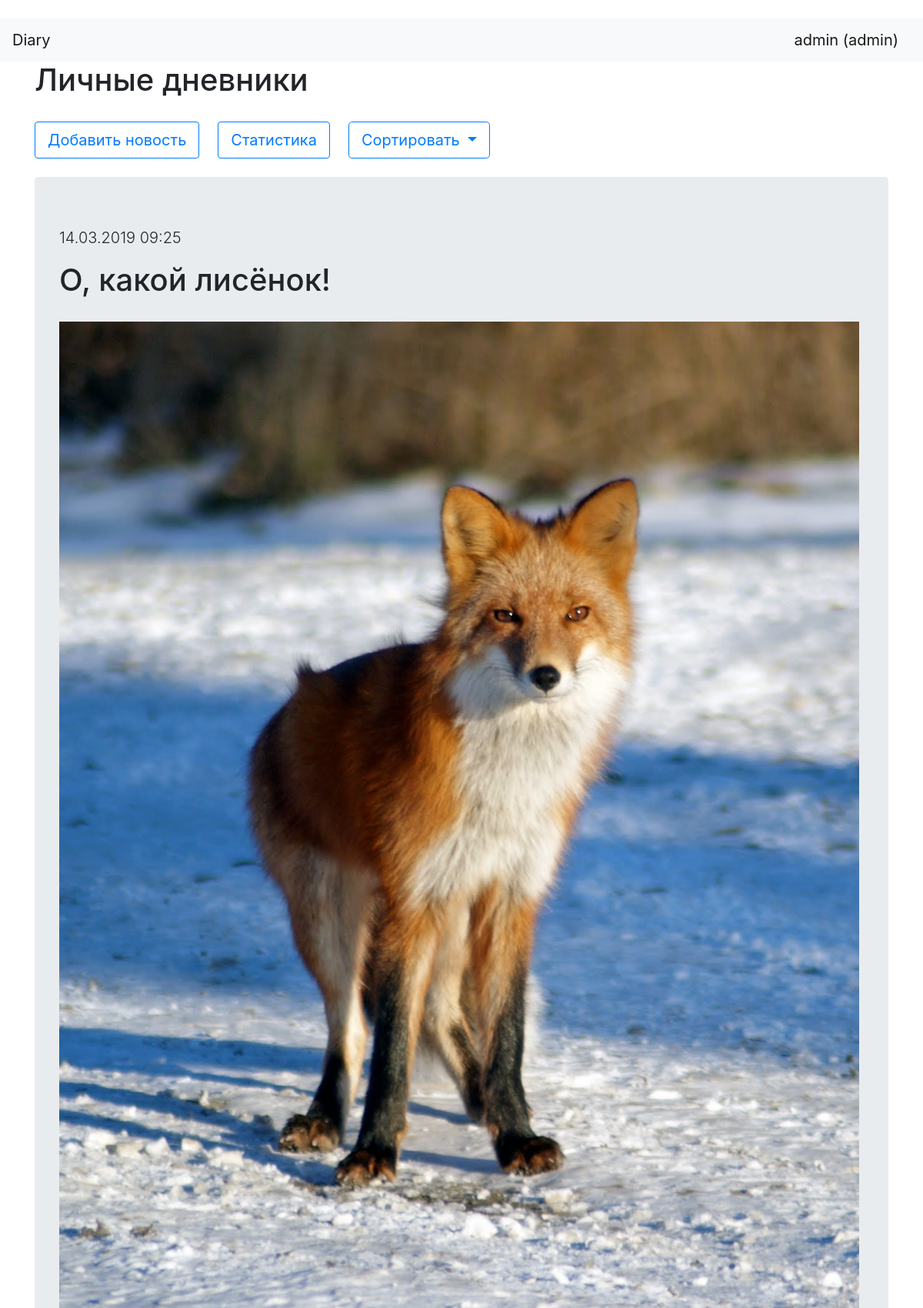
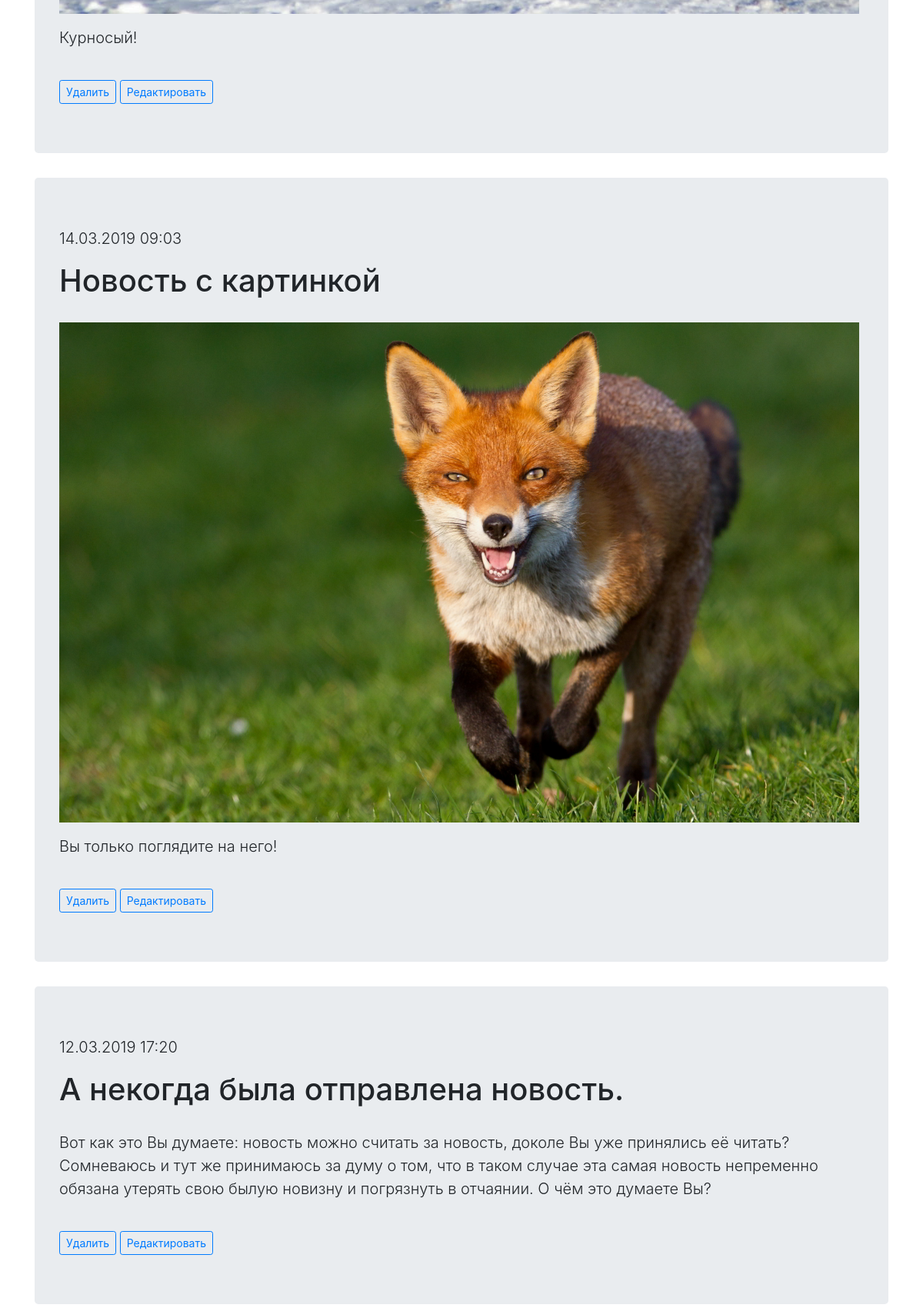
The page / (signed in, upper part) on the database its author committed (2 pictures, top to bottom).
### tables this page shows
CREATE TABLE news
                            (id INTEGER PRIMARY KEY AUTOINCREMENT,
                             title VARCHAR(100),
                             content VARCHAR(1000),
                             user_id INTEGER,
                             pub_date INTEGER
                             , "pic"	VARCHAR(100));

### application.py (the view)
@app.route('/')
def index():
    if "username" not in session:
        return redirect('/login')
    news = NewsModel(db.get_connection())
    all_news = []
    for i in news.get_all(session['userid'], session['sort']):
        all_news.append({'pic': Image.open("static/img/" + i[5]) if i[5] != "0" else i[5], 'pub_date': datetime.fromtimestamp(i[4]).strftime('%d.%m.%Y %H:%M'),
                        'content': i[2], 'title': i[1], 'nid': i[0]})
    return render_template('index.html', title='Личные дневники', news=all_news, Image=Image, os=os)

### db.py (called while the page is built)
    def get_connection(self):
        return self.conn

    def get_all(self, user_id=None, sort=0):
        if sort == 0:
            order = ' ORDER BY pub_date DESC'
        elif sort == 1:
            order = ' ORDER BY title'
        cursor = self.connection.cursor()
        if user_id:
            cursor.execute("SELECT * FROM news WHERE user_id = ?" + order,
                           (str(user_id),))
        else:
            cursor.execute("SELECT * FROM news" + order)
        rows = cursor.fetchall()
        return rows

### templates/index.html (shortened to what this page needs)
﻿{% extends "base.html" %}
{% block content %}
<h1>{{title}}</h1>
<div class="btn-group">
    <a href="/add_news" class="btn btn-outline-primary btn-lg mb-4 rounded" role="button">Добавить новость</a>
    {% if session['admin'] == 1 %}
    <a href="/admin" class="btn btn-outline-primary btn-lg mb-4 ml-4 rounded" role="button">Статистика</a>
    {% endif %}
    <div class="dropdown">
        <button class="btn btn-outline-primary dropdown-toggle btn-lg ml-4" type="button" id="dropdownMenuButton"
                data-toggle="dropdown" aria-haspopup="true" aria-expanded="false">Сортировать
        </button>
    </div>
</div>
{% for new in news %}
<div class="jumbotron">
    <p class="lead">{{ new['pub_date'] }}</p>
    <h1 class="display-5">{{ new['title'] }}</h1>
    {% if new["pic"] != '0' %}
        <img src="{{ url_for('static', filename='img/{}'.format(new['pic'].filename.split("/")[-1])) }}" {{ 'width={} height={}'.format(1040 if new["pic"].size[0] > 1040 else new["pic"].size[0], 1040 / new["pic"].size[0] * new["pic"].size[1] if new["pic"].size[0] > 1040 else new["pic"].size[1]) }}>
    {% endif %}
    <p class="lead">{{ new['content'] }}</p>
    <a href="/delete_news/{{new['nid']}}" class="btn btn-outline-primary btn-sm mt-4" role="button">Удалить</a>
    <a href="/edit_news/{{new['nid']}}" class="btn btn-outline-primary btn-sm mt-4" role="button">Редактировать</a>
</div>
{% endfor %}
{% endblock %}

### templates/base.html (style rules this page uses)
h1 { margin-bottom: 30px }

### rows shown on the page
news: pub_date "14.03.2019 09:25", title "О, какой лисёнок!", shows a picture, content "Курносый!"
news: pub_date "14.03.2019 09:03", title "Новость с картинкой", shows a picture, content "Вы только поглядите на него!"
news: pub_date "12.03.2019 17:20", title "А некогда была отправлена новость.", content "Вот как это Вы думаете: новость можно считать за новость, доколе Вы уже принялись её читать? Сомневаюсь и тут же принимаюсь за думу о том, что в таком случае эта самая новость непременно обязана утерять свою былую новизну и погрязнуть в отчаянии. О чём это думаете Вы?"

### other values the page prints
{{ session['username'] }} "admin"
{{ title }} "Личные дневники"
